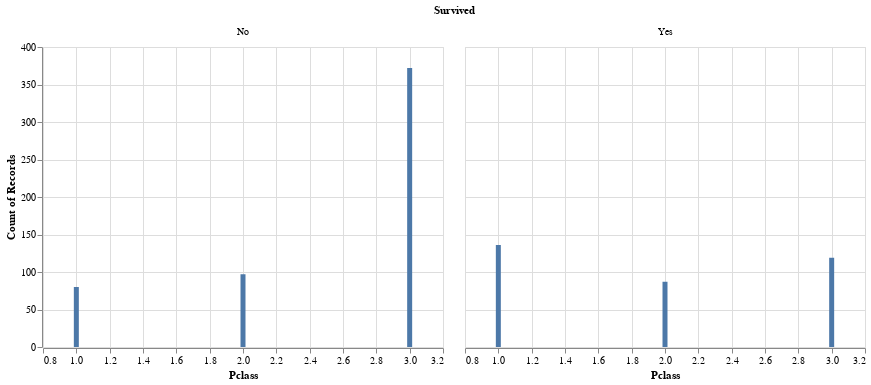

The notebook cell saved with this chart:
### Code cell
print("Those who died based on Class")
alt.Chart(data).mark_bar().encode(
    x = "Pclass",
    y = "count()"
).facet(facet='Survived:N')

### Figure 1 — Vega-Lite specification as saved in the notebook (floating-point values rounded to 4 significant figures; data arrays with more than 128 entries replaced by an {"elided": "..."} marker saying what was removed)
{"config": {"view": {"continuousWidth": 400, "continuousHeight": 300}}, "data": {"name": "data-17b5a9272cdb76617ac540c5321e65cb"}, "facet": {"field": "Survived", "type": "nominal"}, "spec": {"mark": "bar", "encoding": {"x": {"field": "Pclass", "type": "quantitative"}, "y": {"aggregate": "count", "type": "quantitative"}}}, "$schema": "https://vega.github.io/schema/vega-lite/v4.17.0.json", "datasets": {"data-17b5a9272cdb76617ac540c5321e65cb": {"elided": "891 records"}}}
